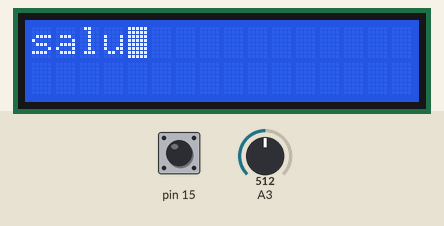
Bench run of a program on a simulated Arduino Micro, built with avr-gcc and run on an emulated ATmega32U4. On the bench: 16×2 character LCD. The inputs (shaded band) are chosen by the test bench; at power-on: A3 = 512, pin 15 HIGH. What the program prints to the serial monitor is not drawn.

Above: at 1.2 s.
1.3 s: A3 set to 499
At 4.0 s:
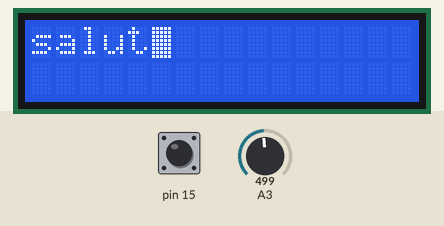
4.5 s: A3 set to 306
8.6 s: A3 set to 264
12.5 s: A3 set to 241
16.6 s: A3 set to 122
20.7 s: A3 set to 134
Timing chart, 0 to 23.7 s (numbered marks = the images above; inputs shaded):
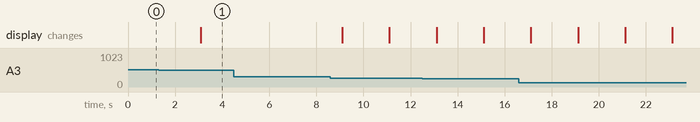

The program:

main.cpp
```cpp
#include <Arduino.h>
#include "hardware.h"
#include <LiquidCrystal.h>
#include "Display.h"
#include "AlphabetNavigator.h"
#include "Joystick.h"

// global vars

// Hardware initialization
LiquidCrystal * init_lcd() {
  pinMode(LCD_RS, OUTPUT);
  pinMode(LCD_ENABLE, OUTPUT);
  pinMode(LCD_D4, OUTPUT);
  pinMode(LCD_D5, OUTPUT);
  pinMode(LCD_D6, OUTPUT);
  pinMode(LCD_D7, OUTPUT);
  LiquidCrystal * lcd = new LiquidCrystal(LCD_RS, LCD_ENABLE, LCD_D4, LCD_D5, LCD_D6, LCD_D7);
  lcd->begin(16, 2);
  lcd->println("<<** YaoShi **>>");
  return lcd;
}


LiquidCrystal * lcd = init_lcd();
Display display = Display(lcd, LCD_NB_ROWS, LCD_NB_COLS);

Keys * alpha = new Keys("abcdefghijklmnopqrstuvwxyz", 26);
Keys ** keys = new Keys*[1] {alpha};
AlphabetNavigator alphabetNavigator = AlphabetNavigator(keys, 1);
Joystick j = Joystick(JOYSTICK_BUTTON, JOYSTICK_X_AXIS, JOYSTICK_Y_AXIS);

void button_logic() {
    if(j.getBtnPressedDuration() > 2000) {
        // compute and send hash through keyboard
        Serial.println("Validate!!");
        j.reset();
    } else if (j.getIsBtnReleased()) {
        Serial.println("Append");
        display.append(alphabetNavigator.currentLetter());
        j.reset();
    } else {
        // sampling
        // 512 = 2^9
        // 2^9 >> 7 = 2^2 = 4 values
        int32_t x = j.getX() >> 7;
        Serial.println(x);
        const int32_t max_delay = 1000;
        const float max_value = 4.0;
        const float coeff = 1 / (abs(x) / max_value);
        int32_t ms =  coeff * max_delay;
        if (x < 0) {
            Serial.println("left");
            for(int i=0; i<(abs(x)+1); i++) {
                alphabetNavigator.left();
            }
            delay(max_delay);
        } else if (x > 0) {
            Serial.println("right");
            for(int i=0; i<(abs(x)+1); i++) {
                alphabetNavigator.right();
            }
            delay(max_delay);
        }

        if(x != 0){
            display.replace(alphabetNavigator.currentLetter());
        }
    }
    Serial.println(alphabetNavigator.currentLetter());

}

void setup() {
    display.append("salut");
}

void loop() {
    j.probe();
    button_logic();
    delay(1000);
    Serial.println("//////");
}
```

hardware.h
```cpp
/**
 * Pin layout
 */

#ifndef HARDWARE
#define HARDWARE

/**
 * Hardawre properties
 */

#define LCD_NB_ROWS 2
#define LCD_NB_COLS 16

// LCD
#define LCD_RS 7
#define LCD_ENABLE 6
#define LCD_D4 5
#define LCD_D5 4
#define LCD_D6 3
#define LCD_D7 2

// JOYSTICK
#define JOYSTICK_BUTTON 15
#define JOYSTICK_X_AXIS A3
#define JOYSTICK_Y_AXIS A1

#endif
```

Measured:
- the behaviour switches between 512 and 511 on A3 (found by bisection; images 0 and 1)
- after the input at 1.3 s, the display: changes after 1.8 s (image 1)
- after the input at 4.5 s, every drawn part: stays the same
